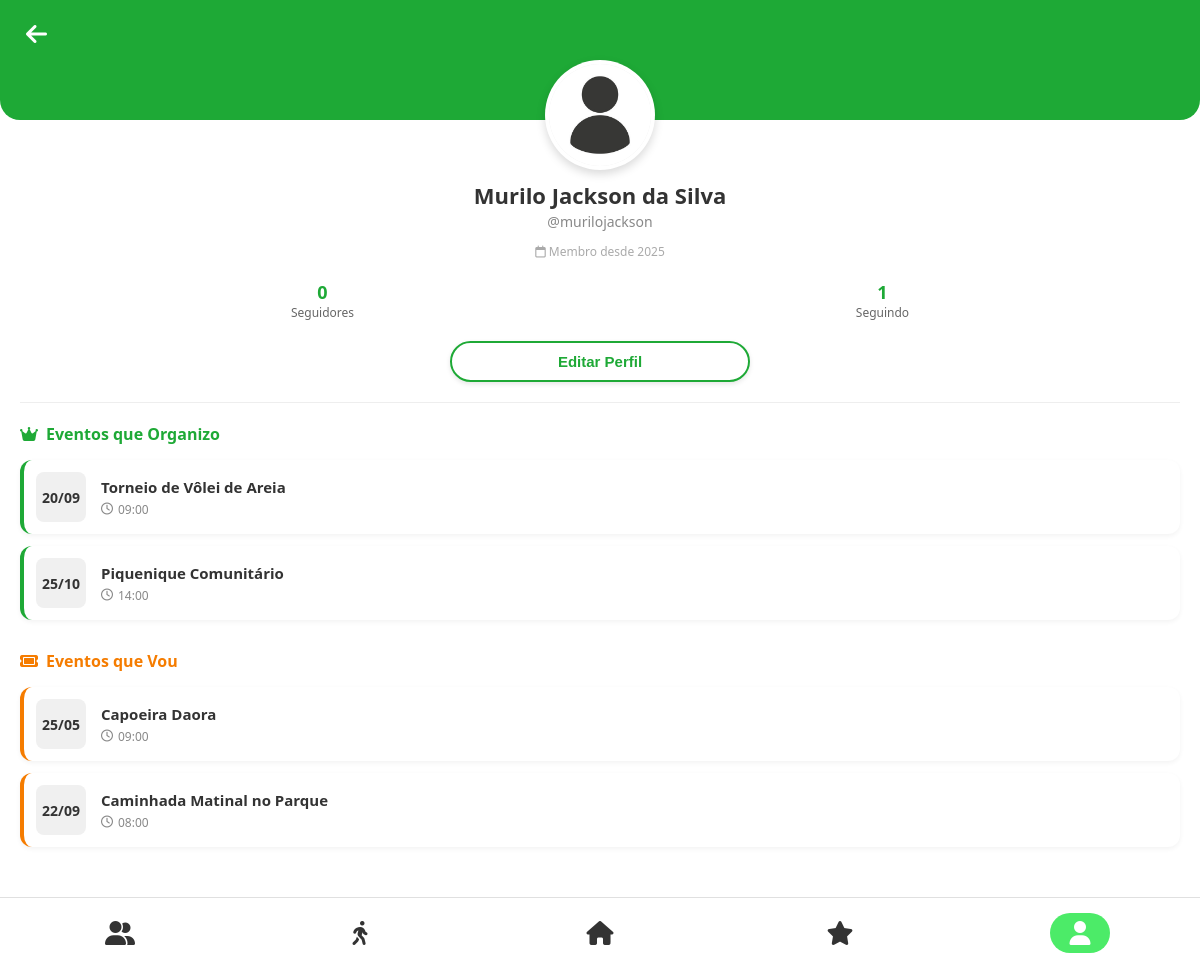
The page /teladeusuario/usuario.php (signed in) on the database its author committed.
### tables this page shows
CREATE TABLE Usuario ( 
    idUsuario INT PRIMARY KEY AUTO_INCREMENT,
    nome VARCHAR(255) NOT NULL,
    username VARCHAR(50) NOT NULL UNIQUE,
    avatar_path VARCHAR(255) NULL,
    biografia TEXT NULL,
    tipo ENUM('comum', 'instituicao', 'admin') NOT NULL,
    email VARCHAR(200) NOT NULL UNIQUE,
    senha VARCHAR(255) NOT NULL,
    cpf VARCHAR (14) UNIQUE,
    genero VARCHAR(30),
    data_nasc DATE NOT NULL,
    data_cadastro TIMESTAMP NOT NULL DEFAULT CURRENT_TIMESTAMP,
    ultimo_login TIMESTAMP NULL,
    status ENUM('ativo', 'inativo', 'suspenso') NOT NULL DEFAULT 'ativo'
);

CREATE TABLE Evento ( 
    idEvento INT PRIMARY KEY AUTO_INCREMENT, 
    idParque INT NOT NULL, 
    idInstituicao INT,
    idUsuario INT,
    nome VARCHAR(255) NOT NULL, 
    dia DATE NOT NULL,
    horario_inicio TIME NOT NULL, 
    horario_termino TIME NOT NULL, 
    descricao VARCHAR(255), 
    imagem_path VARCHAR(255) NULL,  
    FOREIGN KEY(idParque) REFERENCES Parque (idParque),
    FOREIGN KEY(idInstituicao) REFERENCES Instituicao (idInstituicao),
    FOREIGN KEY(idUsuario) REFERENCES Usuario (idUsuario)
);

### teladeusuario/usuario.php (the view, shortened to what this page needs)
<?php
$host = 'localhost'; $db = 'Spark'; $user = 'root'; $pass = '';
$conn = new mysqli($host, $user, $pass, $db);
$url_base = '/Spark-main/';
$meuId = $_SESSION['id_usuario'];
$perfilId = isset($_GET['id']) ? intval($_GET['id']) : $meuId;
$sqlUser = "SELECT * FROM Usuario WHERE idUsuario = ?";
$stmt = $conn->prepare($sqlUser);
$stmt->bind_param("i", $perfilId);
$stmt->execute();
$userResult = $stmt->get_result();
$perfil = $userResult->fetch_assoc();
$perfil['avatar'] = !empty($perfil['avatar_path'])
    ? $url_base . $perfil['avatar_path']
    : $url_base . 'assets/images/avatar_padrao.png';
$anoCadastro = date('Y', strtotime($perfil['data_cadastro']));
$sqlSeguindo = "SELECT COUNT(*) as total FROM Seguidores WHERE idSeguidor = ?";
$stmt = $conn->prepare($sqlSeguindo);
$stmt->bind_param("i", $perfilId);
$stmt->execute();
$totalSeguindo = $stmt->get_result()->fetch_assoc()['total'];
$sqlSeguidores = "SELECT COUNT(*) as total FROM Seguidores WHERE idSeguido = ?";
$stmt = $conn->prepare($sqlSeguidores);
$stmt->bind_param("i", $perfilId);
$stmt->execute();
$totalSeguidores = $stmt->get_result()->fetch_assoc()['total'];
$eventosCriados = [];
$sqlCriados = "SELECT * FROM Evento WHERE idUsuario = ? ORDER BY dia ASC";
$stmt = $conn->prepare($sqlCriados);
$stmt->bind_param("i", $perfilId);
$stmt->execute();
$resCriados = $stmt->get_result();
while($e = $resCriados->fetch_assoc()) { $eventosCriados[] = $e; }
$eventosParticipa = [];
$sqlParticipa = "SELECT e.* FROM Evento e JOIN Participantes p ON e.idEvento = p.idEvento WHERE p.idUsuario = ? ORDER BY e.dia ASC";
$stmt = $conn->prepare($sqlParticipa);
$stmt->bind_param("i", $perfilId);
$stmt->execute();
$resParticipa = $stmt->get_result();
while($e = $resParticipa->fetch_assoc()) { $eventosParticipa[] = $e; }
function formatarData($data) { return date('d/m', strtotime($data)); }
?>
<!DOCTYPE html>
<html lang="pt-BR">
<head>
  <link rel="stylesheet" href="usuario.css" />
  <link rel="stylesheet" href="https://cdnjs.cloudflare.com/ajax/libs/font-awesome/6.5.0/css/all.min.css"/>
</head>
<body>
  <header class="profile-header">
    <div class="header-top">
        <button class="back-btn" onclick="goBack()"><i class="fa-solid fa-arrow-left"></i></button>
    </div>
    <div class="avatar-container">
        <img src="<?php echo $perfil['avatar']; ?>" alt="Avatar" class="profile-avatar">
    </div>
  </header>
  <main class="profile-content">
    <h2 class="profile-name"><?php echo $perfil['nome']; ?></h2>
    <p class="profile-username">@<?php echo $perfil['username']; ?></p>
    <p class="member-since"><i class="fa-regular fa-calendar"></i> Membro desde <?php echo $anoCadastro; ?></p>
    <div class="stats-row">
        <div class="stat-item">
            <span class="stat-number" id="count-seguidores"><?php echo $totalSeguidores; ?></span>
            <span class="stat-label">Seguidores</span>
        </div>
        <div class="stat-item">
            <span class="stat-number"><?php echo $totalSeguindo; ?></span>
            <span class="stat-label">Seguindo</span>
        </div>
    </div>
    <div class="action-area">
        <?php if ($meuId === $perfilId): ?>
            <button class="btn-action btn-edit" onclick="alert('Editar Perfil')">Editar Perfil</button>
        <?php endif; ?>
    </div>
    <hr class="divider">
    <div class="events-container">
        <div class="event-section">
            <h3 class="section-title title-created"><i class="fa-solid fa-crown"></i> Eventos que Organizo</h3>
            <?php if (count($eventosCriados) > 0): ?>
                <div class="cards-grid">
                    <?php foreach($eventosCriados as $evt): ?>
                        <div class="event-card card-created" onclick="verEvento(<?php echo $evt['idEvento']; ?>)">
                            <div class="card-date"><span class="day"><?php echo formatarData($evt['dia']); ?></span></div>
                            <div class="card-info">
                                <h4><?php echo htmlspecialchars($evt['nome']); ?></h4>
                                <span class="time"><i class="fa-regular fa-clock"></i> <?php echo substr($evt['horario_inicio'], 0, 5); ?></span>
                            </div>
                        </div>
                    <?php endforeach; ?>
                </div>
            <?php else: ?>
                <p class="empty-msg">Nenhum evento criado.</p>
            <?php endif; ?>
        </div>
        <div class="event-section">
            <h3 class="section-title title-participating"><i class="fa-solid fa-ticket"></i> Eventos que Vou</h3>
            <?php if (count($eventosParticipa) > 0): ?>
                <div class="cards-grid">
                    <?php foreach($eventosParticipa as $evt): ?>
                        <div class="event-card card-participating" onclick="verEvento(<?php echo $evt['idEvento']; ?>)">
                            <div class="card-date"><span class="day"><?php echo formatarData($evt['dia']); ?></span></div>
                            <div class="card-info">
                                <h4><?php echo htmlspecialchars($evt['nome']); ?></h4>
                                <span class="time"><i class="fa-regular fa-clock"></i> <?php echo substr($evt['horario_inicio'], 0, 5); ?></span>
                            </div>
                        </div>
                    <?php endforeach; ?>
                </div>
            <?php else: ?>
                <p class="empty-msg">Não está participando de eventos.</p>
            <?php endif; ?>
        </div>
    </div>
  </main>
  <nav class="bottombar">
    <button class="nav-btn" onclick="navegar('../TelaPerfils/perfil.php')"><i class="fa-solid fa-user-group"></i></button>
    <button class="nav-btn" onclick="navegar('../tela-atividades/atividades.php')"><i class="fa-solid fa-person-walking"></i></button>
    <button class="nav-btn" onclick="navegar('../tela-principal/telaprincipal.php')"><i class="fa-solid fa-house"></i></button>
    <button class="nav-btn" onclick="navegar('../telaFavoritos/index.html')"><i class="fa-solid fa-star"></i></button>
    <button class="nav-btn <?php echo ($meuId === $perfilId) ? 'active' : ''; ?>" onclick="navegar('usuario.php?id=<?php echo $meuId; ?>')"><i class="fa-solid fa-user"></i></button>
  </nav>
</body>
</html>

### teladeusuario/usuario.css (style rules this page uses)
* { box-sizing: border-box; -webkit-tap-highlight-color: transparent; }
body { margin: 0; padding: 0; font-family: 'Segoe UI', Roboto, Helvetica, Arial, sans-serif; background-color: #ffffff; padding-bottom: 80px; }
.profile-header { background-color: #1ea936; padding-bottom: 50px; border-bottom-left-radius: 20px; border-bottom-right-radius: 20px; position: relative; margin-bottom: 50px; }
.header-top { padding: 20px; }
.back-btn { background: none; border: none; color: white; font-size: 24px; cursor: pointer; }
.avatar-container { position: absolute; bottom: -50px; left: 50%; transform: translateX(-50%); width: 110px; height: 110px; background-color: #fff; border-radius: 50%; padding: 4px; box-shadow: 0 4px 10px rgba(0,0,0,0.15); }
.profile-avatar { width: 100%; height: 100%; border-radius: 50%; object-fit: cover; background-color: #eee; }
.profile-content { padding: 10px 20px; text-align: center; }
.profile-name { margin: 0; font-size: 22px; font-weight: 700; color: #333; }
.profile-username { margin: 2px 0 5px 0; color: #888; font-size: 14px; }
.member-since { font-size: 12px; color: #aaa; margin-bottom: 20px; }
.stats-row { display: flex; justify-content: space-around; margin-bottom: 20px; padding: 0 20px; }
.stat-item { display: flex; flex-direction: column; align-items: center; }
.stat-number { font-size: 18px; font-weight: 700; color: #1ea936; }
.stat-label { font-size: 12px; color: #666; }
.action-area { margin-bottom: 20px; }
.btn-action { border: none; padding: 10px 30px; border-radius: 30px; font-size: 15px; font-weight: 600; cursor: pointer; width: 80%; max-width: 300px; transition: 0.2s; box-shadow: 0 2px 5px rgba(0,0,0,0.1); }
.btn-edit { background-color: transparent; border: 2px solid #1ea936; color: #1ea936; }
.divider { border: none; border-top: 1px solid #eee; margin: 20px 0; }
.events-container { text-align: left; }
.event-section { margin-bottom: 30px; }
.section-title { font-size: 16px; font-weight: 700; margin-bottom: 15px; display: flex; align-items: center; gap: 8px; }
.title-created { color: #1ea936; }
.title-participating { color: #F57C00; }
.cards-grid { display: grid; grid-template-columns: 1fr; gap: 12px; }
.event-card { background: #fff; border-radius: 12px; padding: 12px; display: flex; align-items: center; gap: 15px; box-shadow: 0 2px 5px rgba(0,0,0,0.05); transition: transform 0.2s, box-shadow 0.2s; cursor: pointer; }
.card-created { border-left: 4px solid #1ea936; }
.card-participating { border-left: 4px solid #F57C00; }
.card-date { background-color: #f0f0f0; border-radius: 8px; width: 50px; height: 50px; display: flex; align-items: center; justify-content: center; flex-shrink: 0; font-weight: 700; color: #333; font-size: 14px; }
.card-info h4 { margin: 0 0 4px 0; font-size: 15px; color: #333; }
.card-info .time { font-size: 12px; color: #888; display: flex; align-items: center; gap: 5px; }
.bottombar { background: #ffffff; display: flex; justify-content: space-around; align-items: center; padding: 10px 0; position: fixed; bottom: 0; width: 100%; border-top: 1px solid #e0e0e0; z-index: 1000; height: 70px; }
.nav-btn { background: transparent; border: none; color: #333; display: flex; flex-direction: column; align-items: center; justify-content: center; cursor: pointer; width: 50px; height: 50px; position: relative; }
.nav-btn i { font-size: 24px; z-index: 2; }
.nav-btn.active i { color: #ffffff; }
.nav-btn.active::before { content: ''; position: absolute; top: 50%; left: 50%; transform: translate(-50%, -50%); width: 60px; height: 40px; background-color: #4ceb68; border-radius: 20px; z-index: 1; }

### rows shown on the page
usuario: nome "Murilo Jackson da Silva", username "murilojackson", data_cadastro "2025"
evento: dia "20/09", nome "Torneio de Vôlei de Areia", horario_inicio "09:00"
evento: dia "25/10", nome "Piquenique Comunitário", horario_inicio "14:00"
evento: dia "25/05", nome "Capoeira Daora", horario_inicio "09:00"
evento: dia "22/09", nome "Caminhada Matinal no Parque", horario_inicio "08:00"

### other values the page prints
$totalSeguidores "0"
$totalSeguindo "1"
